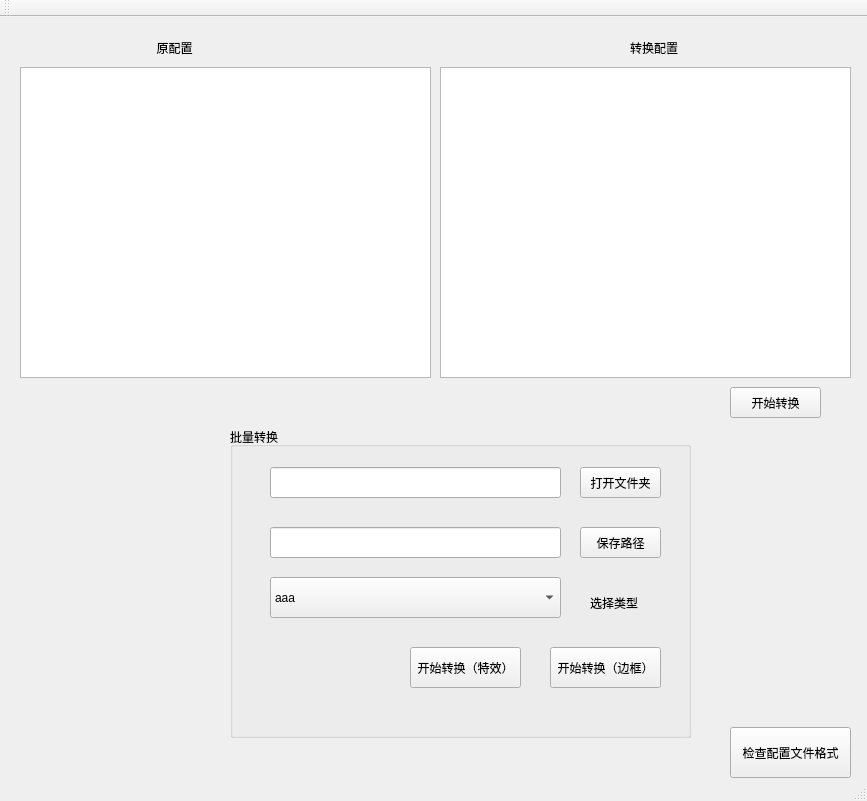
<?xml version="1.0" encoding="UTF-8"?>
<ui version="4.0">
 <class>ConfigconverterClass</class>
 <widget class="QMainWindow" name="ConfigconverterClass">
  <property name="geometry">
   <rect>
    <x>0</x>
    <y>0</y>
    <width>867</width>
    <height>801</height>
   </rect>
  </property>
  <property name="windowTitle">
   <string>Configconverter</string>
  </property>
  <widget class="QWidget" name="centralWidget">
   <widget class="QPlainTextEdit" name="orgConfigText">
    <property name="geometry">
     <rect>
      <x>20</x>
      <y>50</y>
      <width>411</width>
      <height>311</height>
     </rect>
    </property>
   </widget>
   <widget class="QPlainTextEdit" name="dstConfigText">
    <property name="geometry">
     <rect>
      <x>440</x>
      <y>50</y>
      <width>411</width>
      <height>311</height>
     </rect>
    </property>
   </widget>
   <widget class="QLabel" name="label">
    <property name="geometry">
     <rect>
      <x>150</x>
      <y>20</y>
      <width>71</width>
      <height>21</height>
     </rect>
    </property>
    <property name="text">
     <string>  原配置</string>
    </property>
   </widget>
   <widget class="QLabel" name="label_2">
    <property name="geometry">
     <rect>
      <x>630</x>
      <y>20</y>
      <width>71</width>
      <height>21</height>
     </rect>
    </property>
    <property name="text">
     <string>转换配置</string>
    </property>
   </widget>
   <widget class="QPushButton" name="checkBtn">
    <property name="geometry">
     <rect>
      <x>730</x>
      <y>710</y>
      <width>121</width>
      <height>51</height>
     </rect>
    </property>
    <property name="text">
     <string>检查配置文件格式</string>
    </property>
   </widget>
   <widget class="QPushButton" name="convertBtn">
    <property name="geometry">
     <rect>
      <x>730</x>
      <y>370</y>
      <width>91</width>
      <height>31</height>
     </rect>
    </property>
    <property name="text">
     <string>开始转换</string>
    </property>
   </widget>
   <widget class="QGroupBox" name="groupBox">
    <property name="geometry">
     <rect>
      <x>230</x>
      <y>410</y>
      <width>461</width>
      <height>311</height>
     </rect>
    </property>
    <property name="title">
     <string>批量转换</string>
    </property>
    <widget class="QPushButton" name="openfileBtn">
     <property name="geometry">
      <rect>
       <x>350</x>
       <y>40</y>
       <width>81</width>
       <height>31</height>
      </rect>
     </property>
     <property name="text">
      <string>打开文件夹</string>
     </property>
    </widget>
    <widget class="QPushButton" name="saveBtn">
     <property name="geometry">
      <rect>
       <x>350</x>
       <y>100</y>
       <width>81</width>
       <height>31</height>
      </rect>
     </property>
     <property name="text">
      <string>保存路径</string>
     </property>
    </widget>
    <widget class="QPushButton" name="startBtn">
     <property name="geometry">
      <rect>
       <x>180</x>
       <y>220</y>
       <width>111</width>
       <height>41</height>
      </rect>
     </property>
     <property name="text">
      <string>开始转换（特效）</string>
     </property>
    </widget>
    <widget class="QLineEdit" name="openDirlineEdit">
     <property name="geometry">
      <rect>
       <x>40</x>
       <y>40</y>
       <width>291</width>
       <height>31</height>
      </rect>
     </property>
    </widget>
    <widget class="QLineEdit" name="saveDirLineEdit">
     <property name="geometry">
      <rect>
       <x>40</x>
       <y>100</y>
       <width>291</width>
       <height>31</height>
      </rect>
     </property>
    </widget>
    <widget class="QPushButton" name="startBorderBtn">
     <property name="geometry">
      <rect>
       <x>320</x>
       <y>220</y>
       <width>111</width>
       <height>41</height>
      </rect>
     </property>
     <property name="text">
      <string>开始转换（边框）</string>
     </property>
    </widget>
    <widget class="QComboBox" name="typeCombox">
     <property name="geometry">
      <rect>
       <x>40</x>
       <y>150</y>
       <width>291</width>
       <height>41</height>
      </rect>
     </property>
     <item>
      <property name="text">
       <string>aaa</string>
      </property>
     </item>
     <item>
      <property name="text">
       <string>新建项目</string>
      </property>
     </item>
     <item>
      <property name="text">
       <string>新建项目</string>
      </property>
     </item>
    </widget>
    <widget class="QLabel" name="label_3">
     <property name="geometry">
      <rect>
       <x>360</x>
       <y>170</y>
       <width>54</width>
       <height>12</height>
      </rect>
     </property>
     <property name="text">
      <string>选择类型</string>
     </property>
    </widget>
   </widget>
  </widget>
  <widget class="QMenuBar" name="menuBar">
   <property name="geometry">
    <rect>
     <x>0</x>
     <y>0</y>
     <width>867</width>
     <height>23</height>
    </rect>
   </property>
  </widget>
  <widget class="QToolBar" name="mainToolBar">
   <attribute name="toolBarArea">
    <enum>TopToolBarArea</enum>
   </attribute>
   <attribute name="toolBarBreak">
    <bool>false</bool>
   </attribute>
  </widget>
  <widget class="QStatusBar" name="statusBar"/>
 </widget>
 <layoutdefault spacing="6" margin="11"/>
 <resources>
  <include location="Configconverter.qrc"/>
 </resources>
 <connections/>
</ui>
